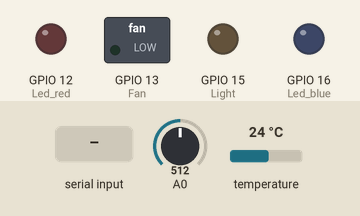
This sketch was run on a simulated ESP8266 (NodeMCU). Shown: switched loads named in the sketch (green lamp = pin HIGH), output pins drawn as LEDs (lit = HIGH). The inputs (shaded band) are chosen by the test bench; at power-on: A0 = 512, temperature 24 °C. WiFi joins after 1.5 s; servers stay silent unless stated; what the sketch prints to the serial monitor is not drawn.

Above: at 2.7 s.
2.8 s: "S" received over Serial
4.5 s: "L" received over Serial
6.0 s: "F" received over Serial
At 7.2 s:
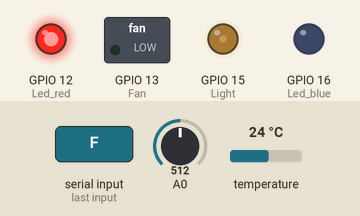
Timing chart, 0 to 9.0 s (numbered marks = the images above; inputs shaded):
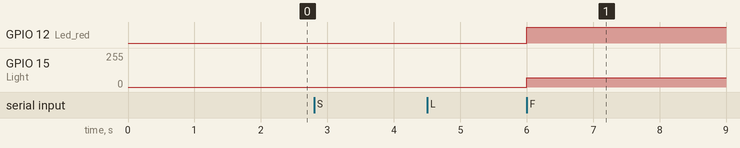

Measured:
- after the input at 2.8 s, every drawn part: stays the same
- after the input at 4.5 s, every drawn part: stays the same
- after the input at 6.0 s, GPIO 12 (Led_red): LOW → HIGH at once; GPIO 15 (Light): 0/255 → 70/255 at once

The sketch:

TemperaturaPIDNodeMCU.ino
```cpp
#include <OneWire.h>
#include <ESP8266WiFi.h>
#include <FirebaseArduino.h>
#include <DallasTemperature.h>

// Definiciones ************************************
#define FIREBASE_HOST "pruebaconexiones-cfe46-default-rtdb.firebaseio.com"
#define FIREBASE_AUTH "YKIazTPMaBLaOTkoQUQdxMCTEkAce4r4pYUgM4kY"

#define WIFI_SSID "CNT-SHERMAN"
#define WIFI_PASSWORD "@sus2020"

// Variables de uso general *************************
const int SensorPin = 2;
const int Fan = 13;
const int Light = 15;
const int Led_red = 12;
const int Led_blue = 16;
int AnalogData = 0;
int DataPWM = 0;
float Sensor = 0;
float voltageConsigna = 0;


unsigned char *Set_point_Data = (unsigned char *)&voltageConsigna;
unsigned char *DS18B20Data = (unsigned char *)&Sensor;
unsigned char data = ' ';

// Instancia a las clases OneWire y DallasTemperature
OneWire oneWireObjeto(SensorPin);
DallasTemperature sensorDS18B20(&oneWireObjeto);

void setup() {
  // put your setup code here, to run once:
  // Inicializa comunicación Serial *******************************************
  Serial.begin(115200);
  // Inicializar pines ********************************************************
  pinMode(SensorPin, INPUT);
  pinMode(Fan, OUTPUT);
  pinMode(Light, OUTPUT);
  pinMode(Led_red, OUTPUT);
  pinMode(Led_blue, OUTPUT);

  // Inicializar salidas ******************************************************
  digitalWrite(Fan, LOW);
  digitalWrite(Light, LOW);
  digitalWrite(Led_red, LOW);
  digitalWrite(Led_blue, LOW);

  // frecuencia PWM para el control del motor ************
  analogWriteFreq(200); //200Hz
  analogWriteRange(255);// Maximo 255

  // Set WIFI Settings ****************************
  // Cliente WiFi
  WiFiClientSecure client;
  // Conexion con la red *********
  WiFi.begin(WIFI_SSID, WIFI_PASSWORD);
  while (WiFi.status() != WL_CONNECTED)
  {
    delay(100);
  }
  // Start Firebase conection *********************
  Firebase.begin(FIREBASE_HOST, FIREBASE_AUTH);
}
void PWM_Fan()
{
  while (Serial.available() == 0)
  {
    data = ' ';
  }
  data = Serial.read();
  digitalWrite(Led_red, LOW);
  digitalWrite(Led_blue, HIGH);
  analogWrite(Fan, (int)data);
  analogWrite(Light, 0);
}
void PWM_Light()
{
  while (Serial.available() == 0)
  {
    data = ' ';
  }
  data = Serial.read();
  digitalWrite(Led_blue, LOW);
  digitalWrite(Led_red, HIGH);
  analogWrite(Light, (int)data);
  analogWrite(Fan, 0);
}
void SenToNube()
{
  String DataToSend;
  DataToSend = String(Sensor) + " °C";
  Firebase.setString("Feedback", DataToSend);
  DataToSend = String(voltageConsigna) + " V";
  Firebase.setString("Consigna", DataToSend);
}
void LeerPotenciometro()
{
  //Leer consigna ****************
  AnalogData = analogRead(A0); //Lectura del ADC
  voltageConsigna = AnalogData * (3.3 / 1023.0); //escalar voltaje
  voltageConsigna = round(voltageConsigna * 100) / 100; // Redondear a 2 cifras
}
void LeerTemperatura()
{
  sensorDS18B20.requestTemperatures();
  Sensor = sensorDS18B20.getTempCByIndex(0);
  Sensor = round(Sensor * 100) / 100; // Redondear a 2 cifras

}
void SendData()
{
  for (int i = 3; i >= 0; i--)
    Serial.write(Set_point_Data[i]);
  for (int i = 3; i >= 0; i--)
    Serial.write(DS18B20Data[i]);
}
void SerialRequest()
{
  if (Serial.available() > 0)
  {
    data = Serial.read();
    switch (data)
    {
      case 'S':
        Serial.print('s'); // Read sensor data ***************
        SendData();
        break;
      case 'L':
        Serial.print('l'); // Write PWM to light *******************
        PWM_Light();
        break;
      case 'F':
        Serial.print('f'); // Write PWM to Fan *******************
        PWM_Fan();
        break;
      case 'W':
        SenToNube();
        Serial.print('w'); // Subir dato wifi *******************
        break;
      default:
        Serial.print('E'); // In case of error send E ********
        break;

    }
  }
}
void loop() {
  // put your main code here, to run repeatedly:
  LeerPotenciometro();
  LeerTemperatura();
  SerialRequest();

}
```
